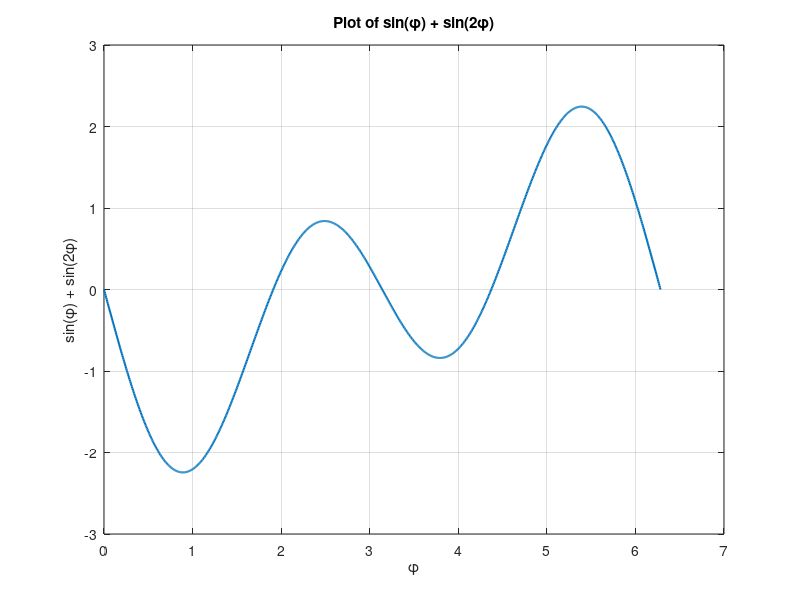

This figure's MATLAB source:
% phi の範囲
phi = linspace(0, 2*pi, 1000);

% 関数値
y = -sin(phi) - 1.5*sin(2*phi);

% プロット
figure;
plot(phi, y, 'LineWidth', 1.5);
xlabel('\phi');
ylabel('sin(\phi) + sin(2\phi)');
title('Plot of sin(\phi) + sin(2\phi)');
grid on;
